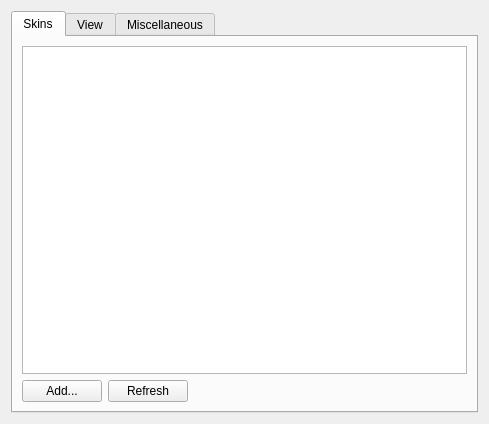
<?xml version="1.0" encoding="UTF-8"?>
<ui version="4.0">
 <class>SkinnedSettings</class>
 <widget class="QWidget" name="SkinnedSettings">
  <property name="geometry">
   <rect>
    <x>0</x>
    <y>0</y>
    <width>489</width>
    <height>424</height>
   </rect>
  </property>
  <property name="windowTitle">
   <string notr="true">Form</string>
  </property>
  <layout class="QVBoxLayout" name="verticalLayout_4">
   <item>
    <widget class="QTabWidget" name="tabWidget">
     <property name="currentIndex">
      <number>0</number>
     </property>
     <widget class="QWidget" name="tab_4">
      <attribute name="title">
       <string>Skins</string>
      </attribute>
      <layout class="QGridLayout" name="gridLayout_66">
       <item row="0" column="0" colspan="4">
        <widget class="QListWidget" name="listWidget">
         <property name="alternatingRowColors">
          <bool>true</bool>
         </property>
         <property name="movement">
          <enum>QListView::Static</enum>
         </property>
         <property name="flow">
          <enum>QListView::TopToBottom</enum>
         </property>
         <property name="viewMode">
          <enum>QListView::ListMode</enum>
         </property>
         <property name="modelColumn">
          <number>0</number>
         </property>
        </widget>
       </item>
       <item row="1" column="0" colspan="2">
        <widget class="QPushButton" name="skinInstallButton">
         <property name="minimumSize">
          <size>
           <width>0</width>
           <height>0</height>
          </size>
         </property>
         <property name="text">
          <string>Add...</string>
         </property>
        </widget>
       </item>
       <item row="1" column="2">
        <widget class="QPushButton" name="skinReloadButton">
         <property name="minimumSize">
          <size>
           <width>0</width>
           <height>0</height>
          </size>
         </property>
         <property name="text">
          <string>Refresh</string>
         </property>
        </widget>
       </item>
       <item row="1" column="3">
        <spacer name="horizontalSpacer">
         <property name="orientation">
          <enum>Qt::Horizontal</enum>
         </property>
         <property name="sizeHint" stdset="0">
          <size>
           <width>40</width>
           <height>20</height>
          </size>
         </property>
        </spacer>
       </item>
      </layout>
     </widget>
     <widget class="QWidget" name="tab">
      <attribute name="title">
       <string>View</string>
      </attribute>
      <layout class="QVBoxLayout" name="verticalLayout">
       <item>
        <widget class="QGroupBox" name="groupBox">
         <property name="title">
          <string>View</string>
         </property>
         <layout class="QGridLayout" name="gridLayout_5">
          <item row="0" column="0">
           <widget class="QCheckBox" name="hideOnCloseCheckBox">
            <property name="text">
             <string>Hide on close</string>
            </property>
           </widget>
          </item>
          <item row="0" column="1">
           <widget class="QCheckBox" name="hiddenCheckBox">
            <property name="text">
             <string>Start hidden</string>
            </property>
           </widget>
          </item>
          <item row="1" column="0" colspan="2">
           <widget class="QCheckBox" name="skinCursorsCheckBox">
            <property name="text">
             <string>Use skin cursors</string>
            </property>
           </widget>
          </item>
         </layout>
        </widget>
       </item>
       <item>
        <widget class="QGroupBox" name="plGroupBox">
         <property name="sizePolicy">
          <sizepolicy hsizetype="Preferred" vsizetype="Fixed">
           <horstretch>0</horstretch>
           <verstretch>0</verstretch>
          </sizepolicy>
         </property>
         <property name="title">
          <string>Fonts</string>
         </property>
         <layout class="QGridLayout" name="gridLayout_2">
          <item row="0" column="2">
           <widget class="QLabel" name="mainFontLabel">
            <property name="sizePolicy">
             <sizepolicy hsizetype="Expanding" vsizetype="Preferred">
              <horstretch>0</horstretch>
              <verstretch>0</verstretch>
             </sizepolicy>
            </property>
            <property name="frameShape">
             <enum>QFrame::StyledPanel</enum>
            </property>
            <property name="frameShadow">
             <enum>QFrame::Sunken</enum>
            </property>
            <property name="text">
             <string>???</string>
            </property>
           </widget>
          </item>
          <item row="0" column="3">
           <widget class="QToolButton" name="mainFontButton">
            <property name="text">
             <string>...</string>
            </property>
           </widget>
          </item>
          <item row="1" column="2">
           <widget class="QLabel" name="plFontLabel">
            <property name="sizePolicy">
             <sizepolicy hsizetype="Expanding" vsizetype="Preferred">
              <horstretch>0</horstretch>
              <verstretch>0</verstretch>
             </sizepolicy>
            </property>
            <property name="frameShape">
             <enum>QFrame::StyledPanel</enum>
            </property>
            <property name="frameShadow">
             <enum>QFrame::Sunken</enum>
            </property>
            <property name="text">
             <string>???</string>
            </property>
           </widget>
          </item>
          <item row="1" column="3">
           <widget class="QToolButton" name="plFontButton">
            <property name="text">
             <string>...</string>
            </property>
           </widget>
          </item>
          <item row="3" column="0" colspan="4">
           <widget class="QCheckBox" name="useBitmapCheckBox">
            <property name="text">
             <string>Use bitmap font if available</string>
            </property>
           </widget>
          </item>
          <item row="2" column="2">
           <widget class="QLabel" name="headerFontLabel">
            <property name="frameShape">
             <enum>QFrame::StyledPanel</enum>
            </property>
            <property name="frameShadow">
             <enum>QFrame::Sunken</enum>
            </property>
            <property name="text">
             <string>???</string>
            </property>
           </widget>
          </item>
          <item row="2" column="0" colspan="2">
           <widget class="QLabel" name="label_5">
            <property name="text">
             <string>Playlist header:</string>
            </property>
           </widget>
          </item>
          <item row="1" column="0" colspan="2">
           <widget class="QLabel" name="label_2">
            <property name="sizePolicy">
             <sizepolicy hsizetype="Preferred" vsizetype="Preferred">
              <horstretch>0</horstretch>
              <verstretch>0</verstretch>
             </sizepolicy>
            </property>
            <property name="maximumSize">
             <size>
              <width>80</width>
              <height>16777215</height>
             </size>
            </property>
            <property name="text">
             <string>Playlist:</string>
            </property>
            <property name="alignment">
             <set>Qt::AlignLeading|Qt::AlignLeft|Qt::AlignVCenter</set>
            </property>
           </widget>
          </item>
          <item row="0" column="0" colspan="2">
           <widget class="QLabel" name="label">
            <property name="sizePolicy">
             <sizepolicy hsizetype="Preferred" vsizetype="Preferred">
              <horstretch>0</horstretch>
              <verstretch>0</verstretch>
             </sizepolicy>
            </property>
            <property name="maximumSize">
             <size>
              <width>80</width>
              <height>16777215</height>
             </size>
            </property>
            <property name="text">
             <string>Player:</string>
            </property>
            <property name="alignment">
             <set>Qt::AlignLeading|Qt::AlignLeft|Qt::AlignVCenter</set>
            </property>
           </widget>
          </item>
          <item row="2" column="3">
           <widget class="QToolButton" name="headerFontButton">
            <property name="text">
             <string>...</string>
            </property>
           </widget>
          </item>
         </layout>
        </widget>
       </item>
       <item>
        <widget class="QGroupBox" name="groupBox_7">
         <property name="title">
          <string>Transparency</string>
         </property>
         <layout class="QGridLayout" name="gridLayout_4">
          <item row="0" column="0">
           <widget class="QLabel" name="label_3">
            <property name="text">
             <string>Main window</string>
            </property>
           </widget>
          </item>
          <item row="0" column="1">
           <widget class="QSlider" name="mwTransparencySlider">
            <property name="maximum">
             <number>90</number>
            </property>
            <property name="orientation">
             <enum>Qt::Horizontal</enum>
            </property>
           </widget>
          </item>
          <item row="0" column="2">
           <widget class="QLabel" name="mwTransparencyLabel">
            <property name="minimumSize">
             <size>
              <width>25</width>
              <height>0</height>
             </size>
            </property>
            <property name="text">
             <string>0</string>
            </property>
           </widget>
          </item>
          <item row="1" column="0">
           <widget class="QLabel" name="label_9">
            <property name="text">
             <string>Equalizer</string>
            </property>
           </widget>
          </item>
          <item row="1" column="1">
           <widget class="QSlider" name="eqTransparencySlider">
            <property name="maximum">
             <number>90</number>
            </property>
            <property name="orientation">
             <enum>Qt::Horizontal</enum>
            </property>
           </widget>
          </item>
          <item row="1" column="2">
           <widget class="QLabel" name="eqTransparencyLabel">
            <property name="text">
             <string>0</string>
            </property>
           </widget>
          </item>
          <item row="2" column="0">
           <widget class="QLabel" name="label_10">
            <property name="text">
             <string>Playlist</string>
            </property>
           </widget>
          </item>
          <item row="2" column="1">
           <widget class="QSlider" name="plTransparencySlider">
            <property name="maximum">
             <number>90</number>
            </property>
            <property name="orientation">
             <enum>Qt::Horizontal</enum>
            </property>
           </widget>
          </item>
          <item row="2" column="2">
           <widget class="QLabel" name="plTransparencyLabel">
            <property name="text">
             <string>0</string>
            </property>
           </widget>
          </item>
         </layout>
        </widget>
       </item>
       <item>
        <spacer name="verticalSpacer">
         <property name="orientation">
          <enum>Qt::Vertical</enum>
         </property>
         <property name="sizeHint" stdset="0">
          <size>
           <width>20</width>
           <height>40</height>
          </size>
         </property>
        </spacer>
       </item>
      </layout>
     </widget>
     <widget class="QWidget" name="tab_5">
      <attribute name="title">
       <string>Miscellaneous</string>
      </attribute>
      <layout class="QVBoxLayout" name="verticalLayout_3">
       <item>
        <widget class="QGroupBox" name="groupBox_2">
         <property name="title">
          <string>Song Display</string>
         </property>
         <layout class="QGridLayout" name="gridLayout_3">
          <item row="6" column="0">
           <widget class="QCheckBox" name="showNewPLCheckBox">
            <property name="enabled">
             <bool>false</bool>
            </property>
            <property name="text">
             <string>Show 'New Playlist' button</string>
            </property>
           </widget>
          </item>
          <item row="9" column="0">
           <widget class="QCheckBox" name="popupCheckBox">
            <property name="text">
             <string>Show popup information</string>
            </property>
           </widget>
          </item>
          <item row="7" column="0">
           <layout class="QHBoxLayout" name="horizontalLayout_2">
            <item>
             <widget class="QLabel" name="label_4">
              <property name="text">
               <string>Playlist separator:</string>
              </property>
             </widget>
            </item>
            <item>
             <widget class="QLineEdit" name="plSeplineEdit">
              <property name="enabled">
               <bool>false</bool>
              </property>
              <property name="sizePolicy">
               <sizepolicy hsizetype="Minimum" vsizetype="Fixed">
                <horstretch>0</horstretch>
                <verstretch>0</verstretch>
               </sizepolicy>
              </property>
             </widget>
            </item>
            <item>
             <spacer name="horizontalSpacer_3">
              <property name="orientation">
               <enum>Qt::Horizontal</enum>
              </property>
              <property name="sizeHint" stdset="0">
               <size>
                <width>40</width>
                <height>20</height>
               </size>
              </property>
             </spacer>
            </item>
           </layout>
          </item>
          <item row="3" column="0">
           <widget class="QCheckBox" name="alignCheckBox">
            <property name="enabled">
             <bool>false</bool>
            </property>
            <property name="text">
             <string>Align song numbers</string>
            </property>
           </widget>
          </item>
          <item row="4" column="0">
           <widget class="QCheckBox" name="anchorCheckBox">
            <property name="text">
             <string>Show anchor</string>
            </property>
           </widget>
          </item>
          <item row="1" column="0">
           <widget class="QCheckBox" name="numbersCheckBox">
            <property name="text">
             <string>Show song numbers</string>
            </property>
           </widget>
          </item>
          <item row="0" column="0">
           <widget class="QCheckBox" name="protocolCheckBox">
            <property name="text">
             <string>Show protocol</string>
            </property>
           </widget>
          </item>
          <item row="10" column="0">
           <layout class="QHBoxLayout" name="horizontalLayout_3">
            <item>
             <widget class="QPushButton" name="popupTemplateButton">
              <property name="enabled">
               <bool>false</bool>
              </property>
              <property name="text">
               <string>Edit template</string>
              </property>
             </widget>
            </item>
            <item>
             <spacer name="horizontalSpacer_2">
              <property name="orientation">
               <enum>Qt::Horizontal</enum>
              </property>
              <property name="sizeHint" stdset="0">
               <size>
                <width>40</width>
                <height>20</height>
               </size>
              </property>
             </spacer>
            </item>
           </layout>
          </item>
          <item row="5" column="0">
           <widget class="QCheckBox" name="playlistsCheckBox">
            <property name="text">
             <string>Show playlists</string>
            </property>
           </widget>
          </item>
          <item row="2" column="0">
           <widget class="QCheckBox" name="lengthsCheckBox">
            <property name="text">
             <string>Show song lengths</string>
            </property>
           </widget>
          </item>
         </layout>
        </widget>
       </item>
       <item>
        <spacer name="verticalSpacer_2">
         <property name="orientation">
          <enum>Qt::Vertical</enum>
         </property>
         <property name="sizeHint" stdset="0">
          <size>
           <width>20</width>
           <height>144</height>
          </size>
         </property>
        </spacer>
       </item>
      </layout>
     </widget>
    </widget>
   </item>
  </layout>
 </widget>
 <resources/>
 <connections>
  <connection>
   <sender>mwTransparencySlider</sender>
   <signal>valueChanged(int)</signal>
   <receiver>mwTransparencyLabel</receiver>
   <slot>setNum(int)</slot>
   <hints>
    <hint type="sourcelabel">
     <x>385</x>
     <y>284</y>
    </hint>
    <hint type="destinationlabel">
     <x>393</x>
     <y>283</y>
    </hint>
   </hints>
  </connection>
  <connection>
   <sender>eqTransparencySlider</sender>
   <signal>valueChanged(int)</signal>
   <receiver>eqTransparencyLabel</receiver>
   <slot>setNum(int)</slot>
   <hints>
    <hint type="sourcelabel">
     <x>385</x>
     <y>310</y>
    </hint>
    <hint type="destinationlabel">
     <x>416</x>
     <y>310</y>
    </hint>
   </hints>
  </connection>
  <connection>
   <sender>plTransparencySlider</sender>
   <signal>valueChanged(int)</signal>
   <receiver>plTransparencyLabel</receiver>
   <slot>setNum(int)</slot>
   <hints>
    <hint type="sourcelabel">
     <x>373</x>
     <y>334</y>
    </hint>
    <hint type="destinationlabel">
     <x>395</x>
     <y>334</y>
    </hint>
   </hints>
  </connection>
  <connection>
   <sender>popupCheckBox</sender>
   <signal>toggled(bool)</signal>
   <receiver>popupTemplateButton</receiver>
   <slot>setEnabled(bool)</slot>
   <hints>
    <hint type="sourcelabel">
     <x>172</x>
     <y>238</y>
    </hint>
    <hint type="destinationlabel">
     <x>117</x>
     <y>270</y>
    </hint>
   </hints>
  </connection>
  <connection>
   <sender>numbersCheckBox</sender>
   <signal>toggled(bool)</signal>
   <receiver>alignCheckBox</receiver>
   <slot>setEnabled(bool)</slot>
   <hints>
    <hint type="sourcelabel">
     <x>148</x>
     <y>103</y>
    </hint>
    <hint type="destinationlabel">
     <x>151</x>
     <y>118</y>
    </hint>
   </hints>
  </connection>
  <connection>
   <sender>playlistsCheckBox</sender>
   <signal>toggled(bool)</signal>
   <receiver>plSeplineEdit</receiver>
   <slot>setEnabled(bool)</slot>
   <hints>
    <hint type="sourcelabel">
     <x>201</x>
     <y>161</y>
    </hint>
    <hint type="destinationlabel">
     <x>266</x>
     <y>215</y>
    </hint>
   </hints>
  </connection>
  <connection>
   <sender>playlistsCheckBox</sender>
   <signal>toggled(bool)</signal>
   <receiver>showNewPLCheckBox</receiver>
   <slot>setEnabled(bool)</slot>
   <hints>
    <hint type="sourcelabel">
     <x>95</x>
     <y>162</y>
    </hint>
    <hint type="destinationlabel">
     <x>95</x>
     <y>181</y>
    </hint>
   </hints>
  </connection>
 </connections>
</ui>
